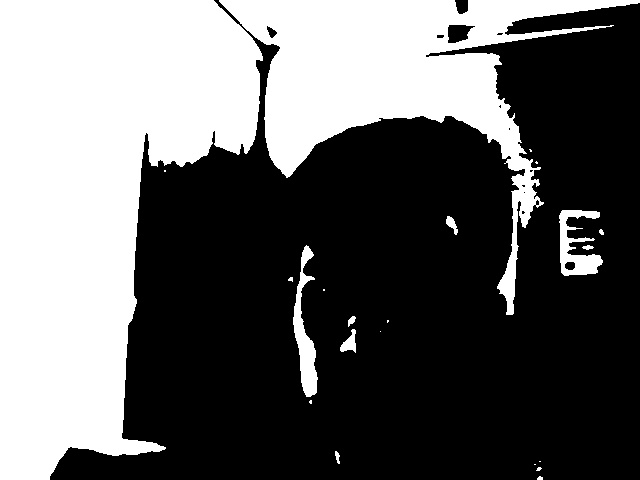
#> input picture opencv/capture/image.jpg, 640 x 480 px, given in place of the camera
$ python take_one_pic.py
#> lines starting #> are read from the running program, lines starting #| are printed output that depends on the picture; after the words box and inside, x2 and y2 are one past the last pixel; in counts of white or black regions, pixels touching at a corner belong together
import numpy as np
import cv2
import glob

cap = cv2.VideoCapture(1)


# [6 lines of commented-out code are left out]

while True:
    # Capture frame-by-frame
    if cap.isOpened():
        ret, frame = cap.read()
#> frame is the input picture: shape (480, 640, 3); min 0, max 255, mean 100.1
        # b = cv2.resize(frame, (1280, 720), fx=0, fy=0, interpolation=cv2.INTER_CUBIC)
        # Our operations on the frame come here
        gray = cv2.cvtColor(frame, cv2.COLOR_BGR2GRAY)
        blur = cv2.GaussianBlur(gray, (5, 5), 0)
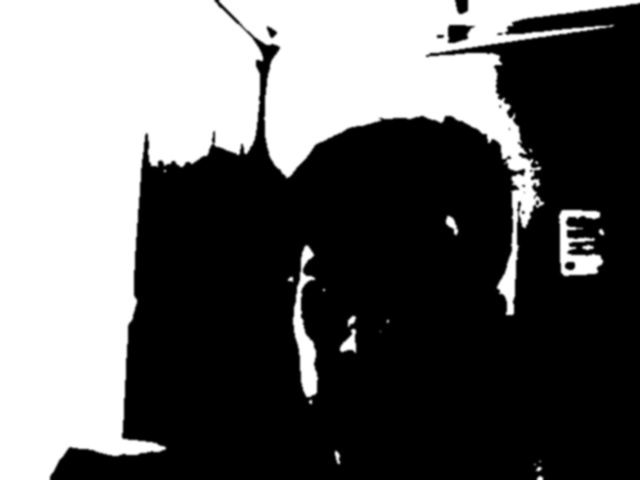
#> blur: shape (480, 640); min 0, max 255, mean 100.1
        _, blur = cv2.threshold(blur, 120, 255, 0)
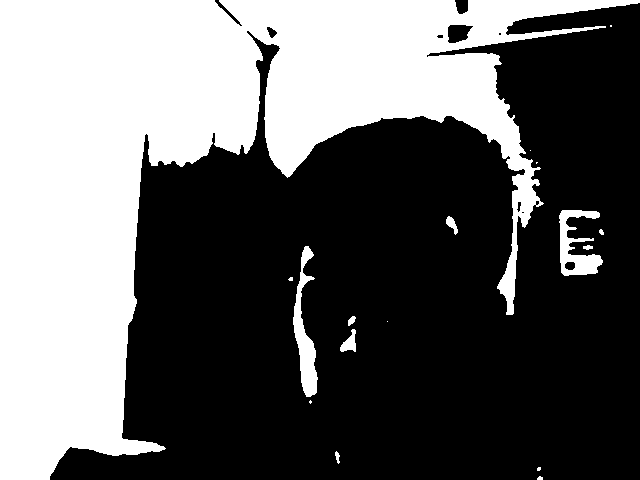
#> blur: shape (480, 640); 39.2% white; 17 white regions (8 under 20 px), largest, box (x1, y1, x2, y2) and area: (0, 0, 640, 480) 117039, (293, 246, 318, 397) 1583, (559, 210, 603, 276) 1419

        # Display the resulting frame
        cv2.imshow("frame", blur)
        key = cv2.waitKey(1)
#> (key q is pressed here)
        if key == ord("q"):
            break

        if key == ord("c"):

            img_name = "capture/image.jpg"
            cv2.imwrite(img_name, blur)
            print("{} lagret".format(img_name))

    else:
        ret = False
        break
